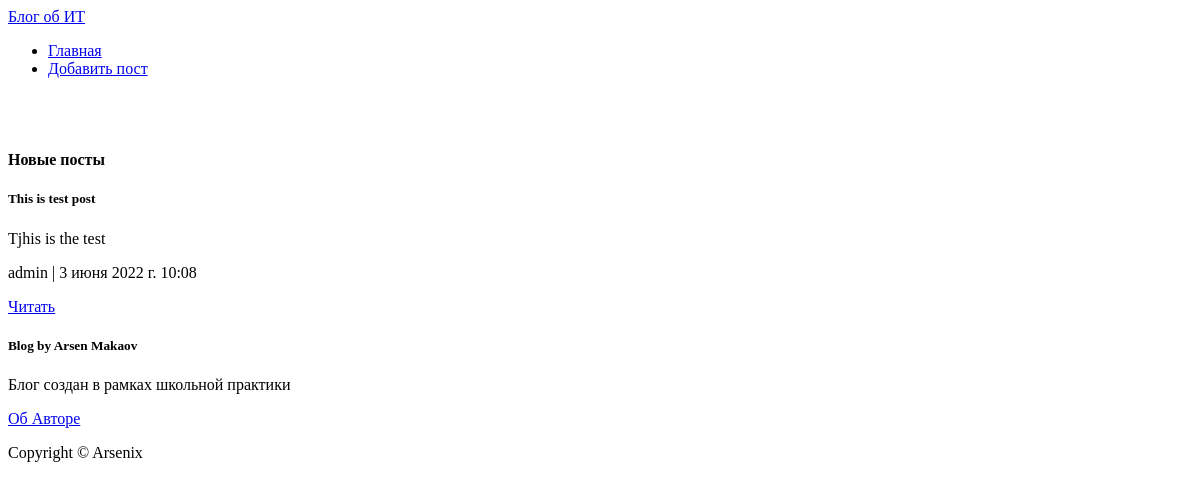
The app's page /, older data.
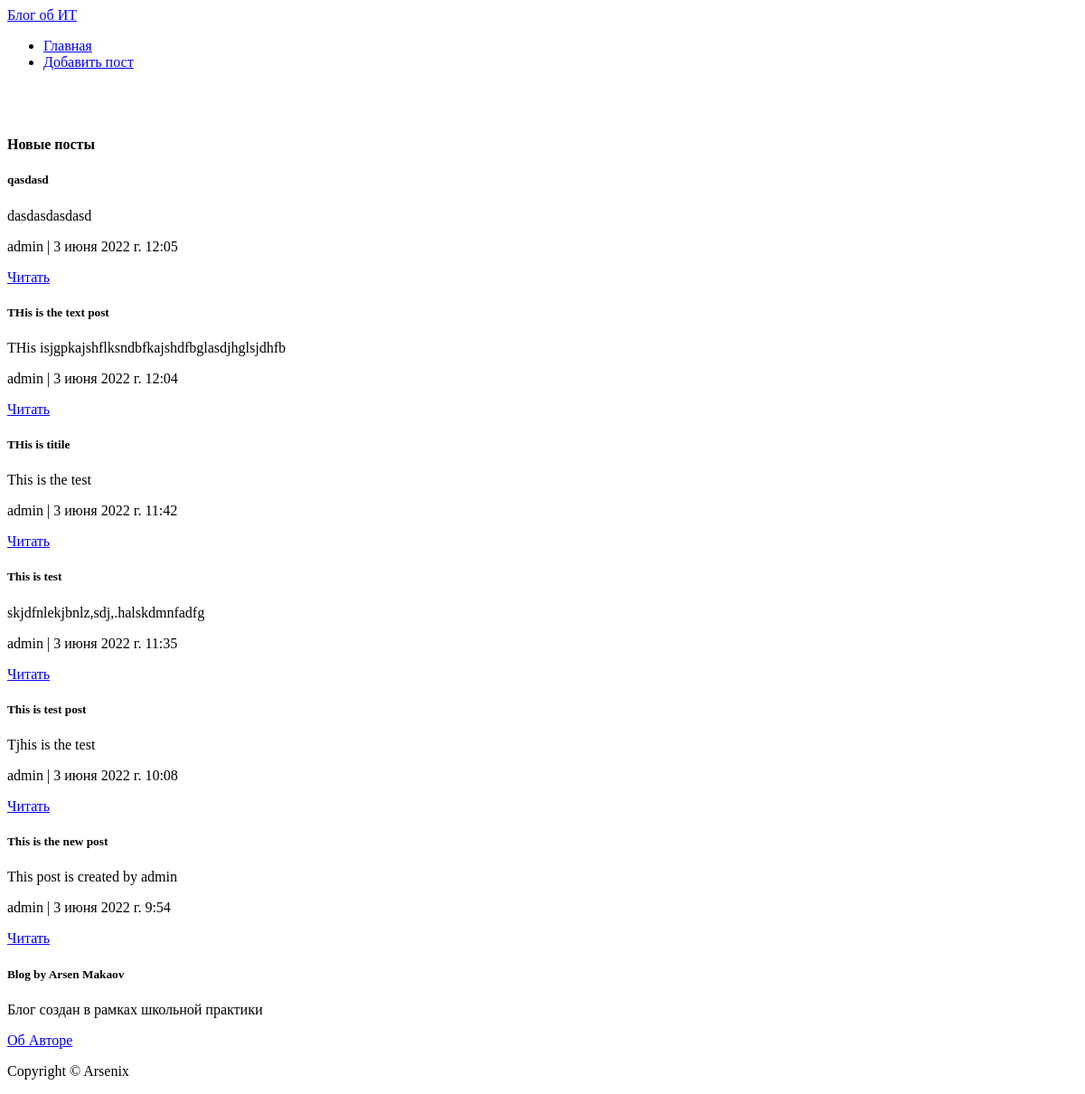
The same page, newer data.
### blog/models.py (models this page shows, shortened)
class Post(models.Model):
    title = models.CharField(max_length=200, unique=True)
    slug = models.SlugField(max_length=200, unique=True, default = "Test")
    author = models.ForeignKey(User, on_delete= models.CASCADE,related_name='blog_posts')
    updated_on = models.DateTimeField(auto_now= True)
    content = models.TextField()
    created_on = models.DateTimeField(auto_now_add=True)
    status = models.IntegerField(choices=STATUS, default=0)
    class Meta:
        ordering = ['-created_on']

### blog/views.py (the view)
# urls.py: path('', views.PostList.as_view(), name='home'),
class PostList(generic.ListView):
    queryset = Post.objects.filter(status=1).order_by('-created_on')
    template_name = 'blog/index.html'

### templates/blog/index.html (shortened to what this page needs)
{% extends 'blog/base.html' %}
{% block content %}
<main class="my-5">
    <div class="container">
      <br><br>
      <section class="text-center">
        <h4 class="mb-5"><strong>Новые посты</strong></h4>
        <div class="row">
            {% for post in post_list %}
                <div class="col-lg-4 col-md-6 mb-4">
                    <div class="card">
                        <div class="card-body">
                            <h5 class="card-title">{{post.title}}</h5>
                            <p class="card-text">
                                {{post.content|slice:":200" }}
                            </p>
                            <p class="card-text">
                            {{ post.author }} | {{ post.created_on}}
                            </p>
                            <a href="{% url 'post_detail' post.slug  %}" class="btn btn-primary">Читать</a>
                        </div>
                    </div>
                </div>
            {% endfor %}
        </div>
      </section>
    </div>
  </main>
{%endblock%}

Row changes from the older to the newer data that the page shows:
added Post: title "qasdasd", content "dasdasdasdasd", author "admin", created_on "3 июня 2022 г. 12:05"
added Post: title "THis is the text post", content "THis isjgpkajshflksndbfkajshdfbglasdjhglsjdhfb", author "admin", created_on "3 июня 2022 г. 12:04"
added Post: title "THis is titile", content "This is the test", author "admin", created_on "3 июня 2022 г. 11:42"
added Post: title "This is test", content "skjdfnlekjbnlz,sdj,.halskdmnfadfg", author "admin", created_on "3 июня 2022 г. 11:35"
now on this page (row edited): Post: title "This is the new post", content "This post is created by admin", author "admin", created_on "3 июня 2022 г. 9:54"
